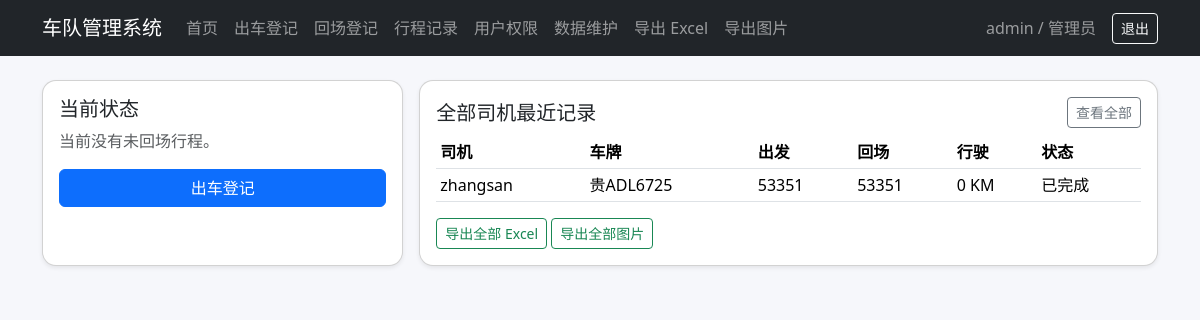
The app's page /dashboard (signed in) with its own data.
### tables this page shows
CREATE TABLE trip_records(
        id INTEGER PRIMARY KEY AUTOINCREMENT,
        username TEXT NOT NULL,
        plate TEXT,
        date TEXT,

        start_mileage INTEGER,
        end_mileage INTEGER,
        distance INTEGER,

        start_photo TEXT,
        end_photo TEXT,

        start_time TEXT,
        end_time TEXT,

        start_lat REAL,
        start_lng REAL,
        end_lat REAL,
        end_lng REAL,

        start_address TEXT,
        end_address TEXT,

        start_ocr_text TEXT,
        end_ocr_text TEXT,
        start_ocr_conf REAL,
        end_ocr_conf REAL,

        warning TEXT,
        status TEXT NOT NULL DEFAULT '未回场'
    );

### app.py (the view)
    @app.route("/dashboard")
    @login_required
    def dashboard():
        username = session["username"]
        running_trip = get_running_trip(username)
        records = (get_all_records() if is_admin() else get_user_records(username))[:5]
        return render_template("dashboard.html", running_trip=running_trip, records=records)

### dao/record_dao.py (called while the page is built)
def _hash_password(password: str) -> str:
    return hashlib.sha256(password.encode("utf-8")).hexdigest()

def get_conn() -> sqlite3.Connection:
    os.makedirs(DATABASE_DIR, exist_ok=True)
    conn = sqlite3.connect(DB_PATH)
    conn.row_factory = sqlite3.Row
    return conn

def _admin_role_where_sql() -> str:
    return "role IN ('管理员', '超级管理员', 'admin', 'administrator')"

def admin_exists() -> bool:
    conn = get_conn()
    cur = conn.cursor()
    cur.execute(f"SELECT 1 FROM users WHERE {_admin_role_where_sql()} LIMIT 1")
    row = cur.fetchone()
    conn.close()
    return row is not None

def legacy_default_admin_exists() -> bool:
    conn = get_conn()
    cur = conn.cursor()
    cur.execute(
        f"""
        SELECT 1 FROM users
        WHERE username=? AND password_hash=? AND {_admin_role_where_sql()}
        LIMIT 1
        """,
        (LEGACY_DEFAULT_ADMIN_USERNAME, _hash_password(LEGACY_DEFAULT_ADMIN_PASSWORD)),
    )
    row = cur.fetchone()
    conn.close()
    return row is not None

def initial_admin_setup_required() -> bool:
    return (not admin_exists()) or legacy_default_admin_exists()

def get_running_trip(username: str) -> Optional[Dict[str, Any]]:
    conn = get_conn()
    cur = conn.cursor()
    cur.execute("""
    SELECT * FROM trip_records
    WHERE username=? AND status='未回场'
    ORDER BY id DESC
    LIMIT 1
    """, (username,))
    row = cur.fetchone()
    conn.close()
    return dict(row) if row else None

def get_all_records() -> List[Dict[str, Any]]:
    conn = get_conn()
    cur = conn.cursor()
    cur.execute("SELECT * FROM trip_records ORDER BY id DESC")
    rows = cur.fetchall()
    conn.close()
    return [dict(row) for row in rows]

### templates/dashboard.html
{% extends 'base.html' %}
{% block content %}
<div class="row g-3">
    <div class="col-md-4">
        <div class="card shadow-sm h-100">
            <div class="card-body">
                <h5>当前状态</h5>
                {% if running_trip %}
                    <p class="mb-1">车辆：<strong>{{ running_trip.plate }}</strong></p>
                    <p class="mb-1">出发里程：{{ running_trip.start_mileage }} KM</p>
                    <p class="mb-1">出发时间：{{ running_trip.start_time }}</p>
                    <p class="mb-3 text-warning">状态：未回场</p>
                    <a class="btn btn-success w-100" href="{{ url_for('finish') }}">去回场登记</a>
                {% else %}
                    <p class="text-muted">当前没有未回场行程。</p>
                    <a class="btn btn-primary w-100" href="{{ url_for('start') }}">出车登记</a>
                {% endif %}
            </div>
        </div>
    </div>
    <div class="col-md-8">
        <div class="card shadow-sm h-100">
            <div class="card-body">
                <div class="d-flex justify-content-between align-items-center mb-2">
                    <h5 class="mb-0">{{ '全部司机最近记录' if is_admin else '我的最近记录' }}</h5>
                    <a href="{{ url_for('records') }}" class="btn btn-outline-secondary btn-sm">查看全部</a>
                </div>
                <div class="table-responsive">
                    <table class="table table-sm align-middle">
                        <thead><tr>{% if is_admin %}<th>司机</th>{% endif %}<th>车牌</th><th>出发</th><th>回场</th><th>行驶</th><th>状态</th></tr></thead>
                        <tbody>
                        {% for r in records %}
                        <tr>
                            {% if is_admin %}<td>{{ r.username }}</td>{% endif %}
                            <td>{{ r.plate }}</td>
                            <td>{{ r.start_mileage or '-' }}</td>
                            <td>{{ r.end_mileage or '-' }}</td>
                            <td>{{ r.distance ~ ' KM' if r.distance is not none else '-' }}</td>
                            <td>{{ r.status }}</td>
                        </tr>
                        {% else %}
                        <tr><td colspan="{{ 6 if is_admin else 5 }}" class="text-muted text-center">暂无记录</td></tr>
                        {% endfor %}
                        </tbody>
                    </table>
                </div>
                <a class="btn btn-outline-success btn-sm" href="{{ url_for('export') }}">{{ '导出全部 Excel' if is_admin else '导出我的 Excel' }}</a>
                <a class="btn btn-outline-success btn-sm" href="{{ url_for('export_images') }}">{{ '导出全部图片' if is_admin else '导出我的图片' }}</a>
            </div>
        </div>
    </div>
</div>
{% endblock %}

### static/style.css (style rules this page uses)
body { background: #f6f7fb; }
.card { border-radius: 14px; }
.table td, .table th { white-space: nowrap; }

### records on screen
trip_records: username "zhangsan", plate "贵ADL6725", start_mileage "53351", end_mileage "53351", distance "0 KM", status "已完成"

### other values on screen
{{ session.get('username') }} "admin"
{{ session.get('role') }} "管理员"
{{ '全部司机最近记录' if is_admin else '我的最近记录' }} "全部司机最近记录"
{{ '导出全部 Excel' if is_admin else '导出我的 Excel' }} "导出全部 Excel"
{{ '导出全部图片' if is_admin else '导出我的图片' }} "导出全部图片"
